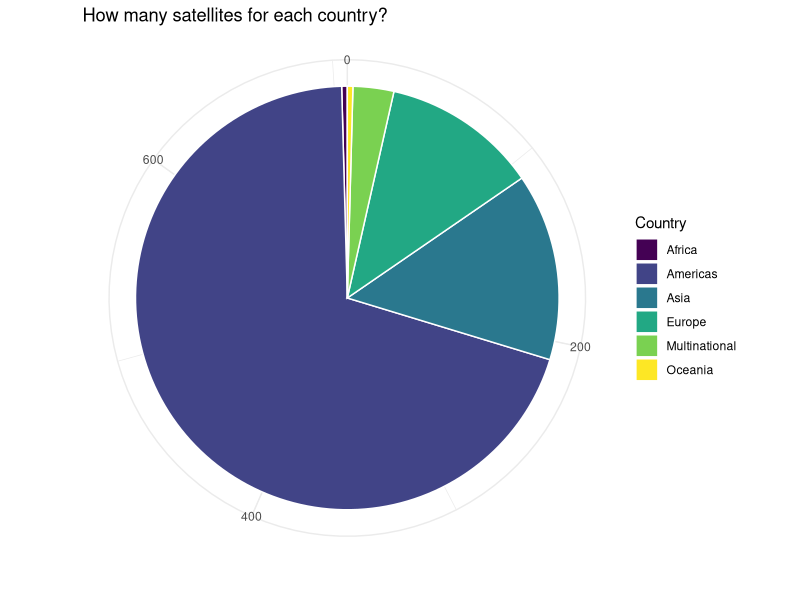
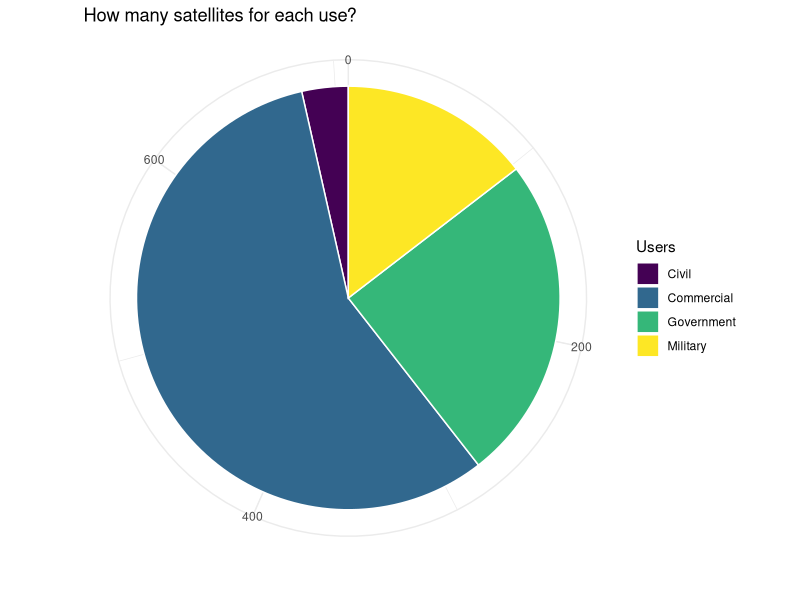
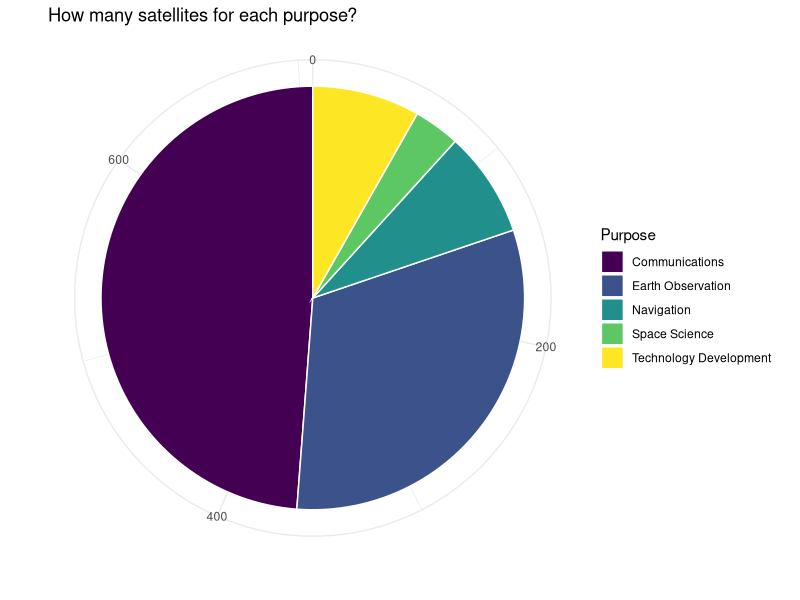
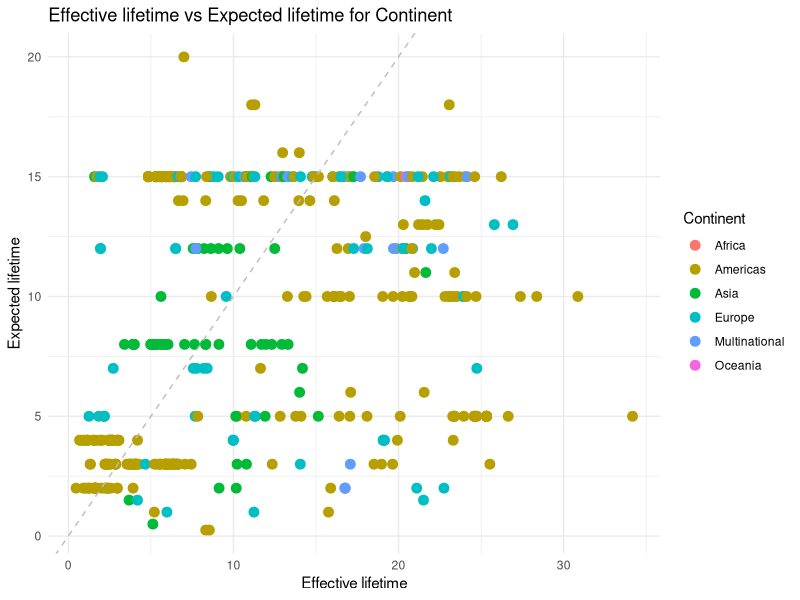
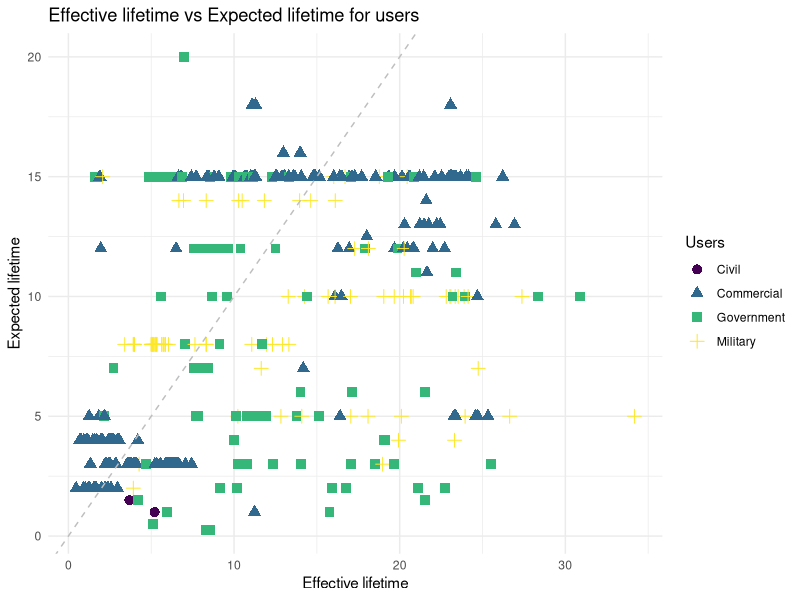
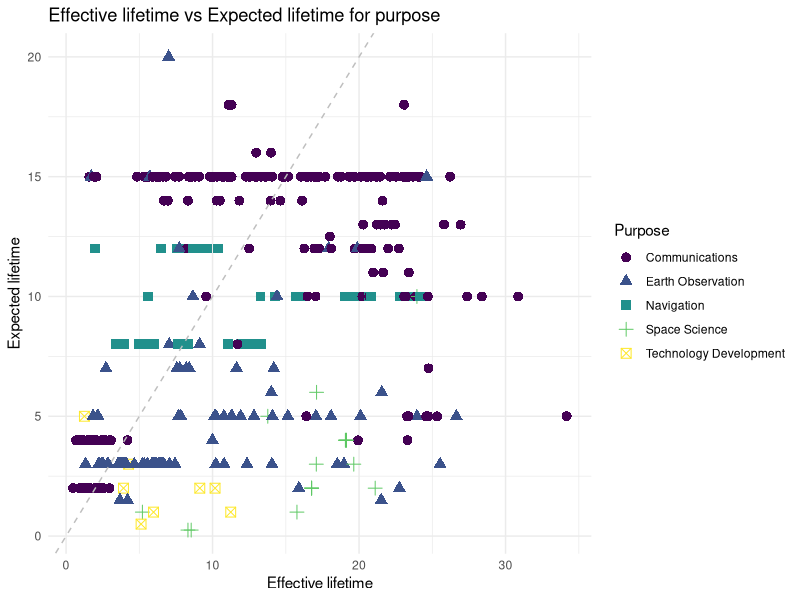
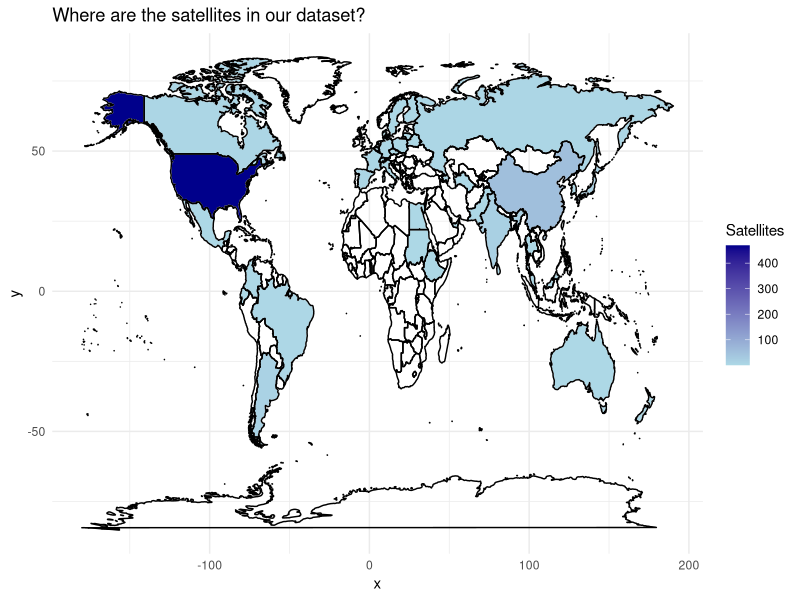

R code for these plots, in order:
library(readxl)
data <- read_excel("../Dataset/JoinDatasets.xlsx", col_names = TRUE)

#install.packages("png")
library(png)

# Install required package for generating plot
#install.packages("ggplot2")
library(ggplot2)

##### Grafico a torta per numero di satelliti in ogni paese 

Stati <- unique(data$Continent)

Occorrenze <- table(data$Continent)
df <- as.data.frame(Occorrenze)

ggplot(df, aes(x = "", y = Occorrenze, fill = Var1)) +
  geom_bar(stat = "identity", width = 1, color = "white") +
  coord_polar("y") +
  theme_minimal() +
  scale_fill_viridis_d()+
  labs(title = "How many satellites for each country?", fill = "Country", x = "", y = " ")


##### Grafico a torta per users
Occorrenze <- table(data$Users)
df <- as.data.frame(Occorrenze)

ggplot(df, aes(x = "", y = Occorrenze, fill = Var1)) +
  geom_bar(stat = "identity", width = 1, color = "white") +
  coord_polar("y") +
  theme_minimal() +
  scale_fill_viridis_d()+
  labs(title = "How many satellites for each use?", fill = 'Users', x = "", y = " ")

##### Grafico a torta per Purpose

Occorrenze <- table(data$Purpose)
df <- as.data.frame(Occorrenze)

ggplot(df, aes(x = "", y = Occorrenze, fill = Var1)) +
  geom_bar(stat = "identity", width = 1, color = "white") +
  coord_polar("y") +
  theme_minimal() +
  scale_fill_viridis_d()+
  labs(title = "How many satellites for each purpose?", fill = 'Purpose', x = "", y = " ")



############ Expected Life vs Effective life for Continent
x1 <- data$`Effective Lifetime`
y1 <- data$`Expected Lifetime`
Paesi <- data$Continent

df <- data.frame(x1,y1,Paesi)

# Crea lo scatterplot
ggplot(df, aes(x = x1, y = y1, color = Paesi)) +
  geom_point(size = 3) +
  geom_abline(intercept = 0, slope = 1, linetype = "dashed", color = "gray") +
  #scale_colour_viridis_d()+
  theme_minimal()+
  labs(title = "Effective lifetime vs Expected lifetime for Continent",
       x = "Effective lifetime",
       y = "Expected lifetime",
       color = "Continent") 


############ Expected Life vs Effective life for Users
x1 <- data$`Effective Lifetime`
y1 <- data$`Expected Lifetime`
Users <- data$Users

df <- data.frame(x1,y1,Users)


# Crea lo scatterplot
ggplot(df, aes(x = x1, y = y1, shape = Users, color = Users)) +
  geom_point(size = 3) +
  geom_abline(intercept = 0, slope = 1, linetype = "dashed", color = "gray") +
  scale_colour_viridis_d()+
  theme_minimal()+
  labs(title = "Effective lifetime vs Expected lifetime for users",
       x = "Effective lifetime",
       y = "Expected lifetime") 


############ Expected Life vs Effective life for Purpose
x1 <- data$`Effective Lifetime`
y1 <- data$`Expected Lifetime`
Purpose <- data$Purpose

df <- data.frame(x1,y1,Purpose)


# Crea lo scatterplot
ggplot(df, aes(x = x1, y = y1, shape = Purpose, color = Purpose)) +
  geom_point(size = 3) +
  geom_abline(intercept = 0, slope = 1, linetype = "dashed", color = "gray") +
  scale_colour_viridis_d()+
  theme_minimal()+
  labs(title = "Effective lifetime vs Expected lifetime for purpose",
       x = "Effective lifetime",
       y = "Expected lifetime") 


###### per salvare immagine

# Save plot as PNG image
png(filename = "GraficoEsempio.png",
    width = 800,
    height = 600,
    units = "px",
    pointsize = 12,
    bg = "white")
print(plot)
dev.off()


######################## satelliti con cartina mondo

Occorrenze <- table(data$Country)

df <- as.data.frame(Occorrenze)

# Unisci i dati geografici con le occorrenze
world_map <- map_data("world")
merged_data <- merge(world_map, df, by.x = "region", by.y = "Var1", all.x = TRUE)
merged_data <- merged_data[,c(1:5,7)]



# Crea il ggplot con geo_map
ggplot() +
  geom_map(data = df, map = world_map, aes(map_id = Var1, fill = Freq),
           color = "white", size = 0.5) +
  geom_map(data = world_map, map = world_map, aes(map_id = region),
           color = "black", size = 0.5, fill = NA) +
  expand_limits(x = world_map$long, y = world_map$lat) +
  scale_fill_gradient(low = "lightblue", high = "darkblue", name = "Satellites") +
  theme_minimal() +
  labs(title = "Where are the satellites in our dataset?")










